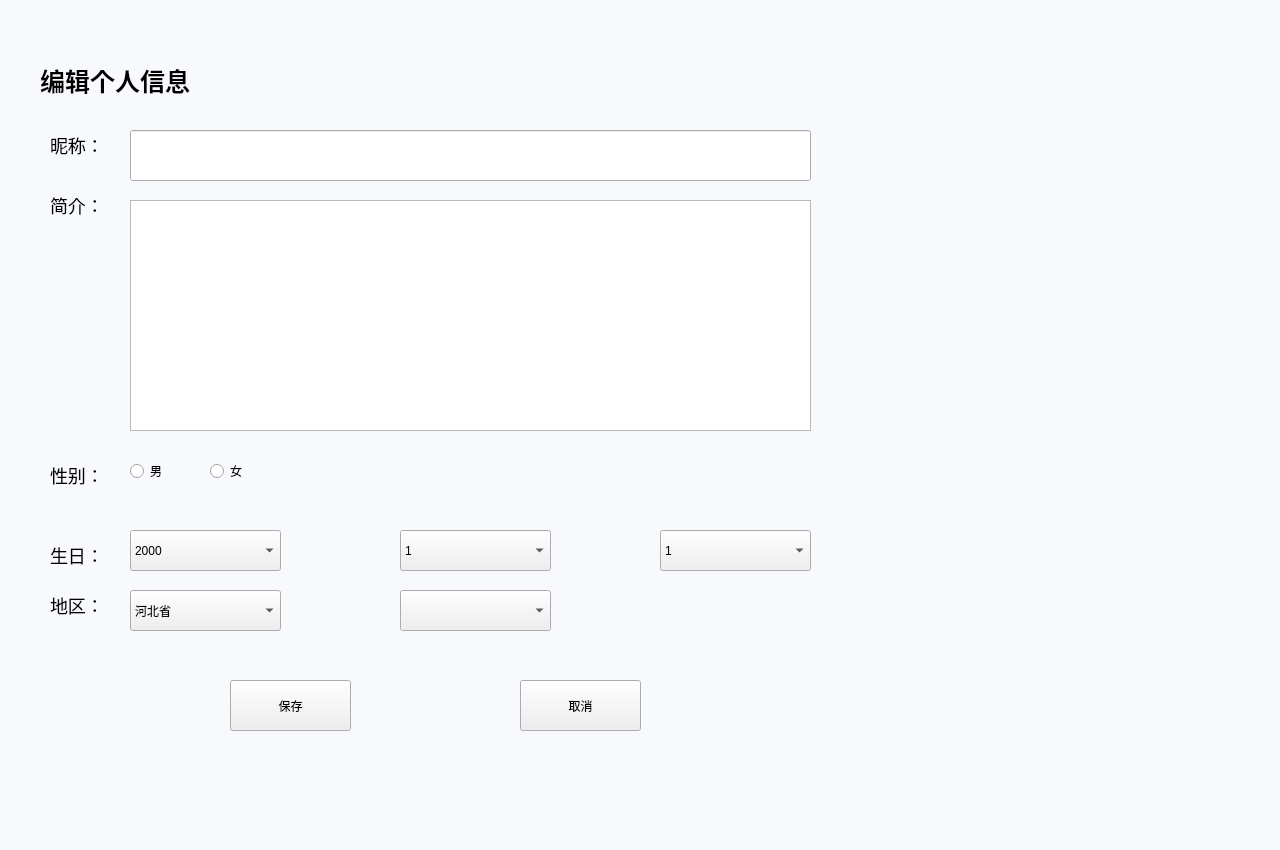
<?xml version="1.0" encoding="UTF-8"?>
<ui version="4.0">
 <class>PersonalInformation</class>
 <widget class="QWidget" name="PersonalInformation">
  <property name="geometry">
   <rect>
    <x>0</x>
    <y>0</y>
    <width>1280</width>
    <height>850</height>
   </rect>
  </property>
  <property name="windowTitle">
   <string>Form</string>
  </property>
  <property name="styleSheet">
   <string notr="true"/>
  </property>
  <widget class="QLabel" name="label">
   <property name="geometry">
    <rect>
     <x>40</x>
     <y>60</y>
     <width>171</width>
     <height>41</height>
    </rect>
   </property>
   <property name="font">
    <font>
     <pointsize>-1</pointsize>
     <bold>true</bold>
    </font>
   </property>
   <property name="styleSheet">
    <string notr="true">font-size: 25px;</string>
   </property>
   <property name="text">
    <string>编辑个人信息</string>
   </property>
  </widget>
  <widget class="QLabel" name="label_2">
   <property name="geometry">
    <rect>
     <x>50</x>
     <y>130</y>
     <width>51</width>
     <height>31</height>
    </rect>
   </property>
   <property name="styleSheet">
    <string notr="true">font-size: 18px;</string>
   </property>
   <property name="text">
    <string>昵称：</string>
   </property>
  </widget>
  <widget class="QLabel" name="label_3">
   <property name="geometry">
    <rect>
     <x>50</x>
     <y>190</y>
     <width>51</width>
     <height>31</height>
    </rect>
   </property>
   <property name="styleSheet">
    <string notr="true">font-size: 18px;</string>
   </property>
   <property name="text">
    <string>简介：</string>
   </property>
  </widget>
  <widget class="QLabel" name="label_4">
   <property name="geometry">
    <rect>
     <x>50</x>
     <y>460</y>
     <width>51</width>
     <height>31</height>
    </rect>
   </property>
   <property name="styleSheet">
    <string notr="true">font-size: 18px;</string>
   </property>
   <property name="text">
    <string>性别：</string>
   </property>
  </widget>
  <widget class="QLabel" name="label_5">
   <property name="geometry">
    <rect>
     <x>50</x>
     <y>540</y>
     <width>51</width>
     <height>31</height>
    </rect>
   </property>
   <property name="styleSheet">
    <string notr="true">font-size: 18px;</string>
   </property>
   <property name="text">
    <string>生日：</string>
   </property>
  </widget>
  <widget class="QLabel" name="label_6">
   <property name="geometry">
    <rect>
     <x>50</x>
     <y>590</y>
     <width>61</width>
     <height>31</height>
    </rect>
   </property>
   <property name="styleSheet">
    <string notr="true">font-size: 18px;</string>
   </property>
   <property name="text">
    <string>地区：</string>
   </property>
  </widget>
  <widget class="QLineEdit" name="nicknameLineEdit">
   <property name="geometry">
    <rect>
     <x>130</x>
     <y>130</y>
     <width>681</width>
     <height>51</height>
    </rect>
   </property>
  </widget>
  <widget class="QTextEdit" name="brief_introductionTextEdit">
   <property name="geometry">
    <rect>
     <x>130</x>
     <y>200</y>
     <width>681</width>
     <height>231</height>
    </rect>
   </property>
  </widget>
  <widget class="QRadioButton" name="maleRadioButton">
   <property name="geometry">
    <rect>
     <x>130</x>
     <y>460</y>
     <width>41</width>
     <height>22</height>
    </rect>
   </property>
   <property name="cursor">
    <cursorShape>PointingHandCursor</cursorShape>
   </property>
   <property name="text">
    <string>男</string>
   </property>
  </widget>
  <widget class="QRadioButton" name="femaleRadioButton">
   <property name="geometry">
    <rect>
     <x>210</x>
     <y>460</y>
     <width>41</width>
     <height>22</height>
    </rect>
   </property>
   <property name="cursor">
    <cursorShape>PointingHandCursor</cursorShape>
   </property>
   <property name="text">
    <string>女</string>
   </property>
  </widget>
  <widget class="QComboBox" name="yearComboBox">
   <property name="geometry">
    <rect>
     <x>130</x>
     <y>530</y>
     <width>151</width>
     <height>41</height>
    </rect>
   </property>
   <property name="cursor">
    <cursorShape>PointingHandCursor</cursorShape>
   </property>
   <item>
    <property name="text">
     <string>2000</string>
    </property>
   </item>
   <item>
    <property name="text">
     <string>2001</string>
    </property>
   </item>
   <item>
    <property name="text">
     <string>2002</string>
    </property>
   </item>
   <item>
    <property name="text">
     <string>2003</string>
    </property>
   </item>
   <item>
    <property name="text">
     <string>2004</string>
    </property>
   </item>
   <item>
    <property name="text">
     <string>2005</string>
    </property>
   </item>
   <item>
    <property name="text">
     <string>2006</string>
    </property>
   </item>
   <item>
    <property name="text">
     <string>2007</string>
    </property>
   </item>
   <item>
    <property name="text">
     <string>2008</string>
    </property>
   </item>
   <item>
    <property name="text">
     <string>2009</string>
    </property>
   </item>
   <item>
    <property name="text">
     <string>2010</string>
    </property>
   </item>
   <item>
    <property name="text">
     <string>2011</string>
    </property>
   </item>
   <item>
    <property name="text">
     <string>2012</string>
    </property>
   </item>
   <item>
    <property name="text">
     <string>2013</string>
    </property>
   </item>
   <item>
    <property name="text">
     <string>2014</string>
    </property>
   </item>
   <item>
    <property name="text">
     <string>2015</string>
    </property>
   </item>
   <item>
    <property name="text">
     <string>2016</string>
    </property>
   </item>
   <item>
    <property name="text">
     <string>2017</string>
    </property>
   </item>
   <item>
    <property name="text">
     <string>2018</string>
    </property>
   </item>
   <item>
    <property name="text">
     <string>2019</string>
    </property>
   </item>
   <item>
    <property name="text">
     <string>2020</string>
    </property>
   </item>
   <item>
    <property name="text">
     <string>2021</string>
    </property>
   </item>
   <item>
    <property name="text">
     <string>2022</string>
    </property>
   </item>
   <item>
    <property name="text">
     <string>2023</string>
    </property>
   </item>
   <item>
    <property name="text">
     <string>2024</string>
    </property>
   </item>
   <item>
    <property name="text">
     <string>2025</string>
    </property>
   </item>
  </widget>
  <widget class="QComboBox" name="monthComboBox">
   <property name="geometry">
    <rect>
     <x>400</x>
     <y>530</y>
     <width>151</width>
     <height>41</height>
    </rect>
   </property>
   <property name="cursor">
    <cursorShape>PointingHandCursor</cursorShape>
   </property>
   <item>
    <property name="text">
     <string>1</string>
    </property>
   </item>
   <item>
    <property name="text">
     <string>2</string>
    </property>
   </item>
   <item>
    <property name="text">
     <string>3</string>
    </property>
   </item>
   <item>
    <property name="text">
     <string>4</string>
    </property>
   </item>
   <item>
    <property name="text">
     <string>5</string>
    </property>
   </item>
   <item>
    <property name="text">
     <string>6</string>
    </property>
   </item>
   <item>
    <property name="text">
     <string>7</string>
    </property>
   </item>
   <item>
    <property name="text">
     <string>8</string>
    </property>
   </item>
   <item>
    <property name="text">
     <string>9</string>
    </property>
   </item>
   <item>
    <property name="text">
     <string>10</string>
    </property>
   </item>
   <item>
    <property name="text">
     <string>11</string>
    </property>
   </item>
   <item>
    <property name="text">
     <string>12</string>
    </property>
   </item>
  </widget>
  <widget class="QComboBox" name="dayComboBox">
   <property name="geometry">
    <rect>
     <x>660</x>
     <y>530</y>
     <width>151</width>
     <height>41</height>
    </rect>
   </property>
   <property name="cursor">
    <cursorShape>PointingHandCursor</cursorShape>
   </property>
   <item>
    <property name="text">
     <string>1</string>
    </property>
   </item>
   <item>
    <property name="text">
     <string>2</string>
    </property>
   </item>
   <item>
    <property name="text">
     <string>3</string>
    </property>
   </item>
   <item>
    <property name="text">
     <string>4</string>
    </property>
   </item>
   <item>
    <property name="text">
     <string>5</string>
    </property>
   </item>
   <item>
    <property name="text">
     <string>6</string>
    </property>
   </item>
   <item>
    <property name="text">
     <string>7</string>
    </property>
   </item>
   <item>
    <property name="text">
     <string>8</string>
    </property>
   </item>
   <item>
    <property name="text">
     <string>9</string>
    </property>
   </item>
   <item>
    <property name="text">
     <string>10</string>
    </property>
   </item>
   <item>
    <property name="text">
     <string>11</string>
    </property>
   </item>
   <item>
    <property name="text">
     <string>12</string>
    </property>
   </item>
   <item>
    <property name="text">
     <string>13</string>
    </property>
   </item>
   <item>
    <property name="text">
     <string>14</string>
    </property>
   </item>
   <item>
    <property name="text">
     <string>15</string>
    </property>
   </item>
   <item>
    <property name="text">
     <string>16</string>
    </property>
   </item>
   <item>
    <property name="text">
     <string>17</string>
    </property>
   </item>
   <item>
    <property name="text">
     <string>18</string>
    </property>
   </item>
   <item>
    <property name="text">
     <string>19</string>
    </property>
   </item>
   <item>
    <property name="text">
     <string>20</string>
    </property>
   </item>
   <item>
    <property name="text">
     <string>21</string>
    </property>
   </item>
   <item>
    <property name="text">
     <string>22</string>
    </property>
   </item>
   <item>
    <property name="text">
     <string>23</string>
    </property>
   </item>
   <item>
    <property name="text">
     <string>24</string>
    </property>
   </item>
   <item>
    <property name="text">
     <string>25</string>
    </property>
   </item>
   <item>
    <property name="text">
     <string>26</string>
    </property>
   </item>
   <item>
    <property name="text">
     <string>27</string>
    </property>
   </item>
   <item>
    <property name="text">
     <string>28</string>
    </property>
   </item>
   <item>
    <property name="text">
     <string>29</string>
    </property>
   </item>
   <item>
    <property name="text">
     <string>30</string>
    </property>
   </item>
   <item>
    <property name="text">
     <string>31</string>
    </property>
   </item>
  </widget>
  <widget class="QComboBox" name="cityComboBox">
   <property name="geometry">
    <rect>
     <x>400</x>
     <y>590</y>
     <width>151</width>
     <height>41</height>
    </rect>
   </property>
   <property name="cursor">
    <cursorShape>PointingHandCursor</cursorShape>
   </property>
  </widget>
  <widget class="QComboBox" name="provinceComboBox">
   <property name="geometry">
    <rect>
     <x>130</x>
     <y>590</y>
     <width>151</width>
     <height>41</height>
    </rect>
   </property>
   <property name="cursor">
    <cursorShape>PointingHandCursor</cursorShape>
   </property>
   <item>
    <property name="text">
     <string>河北省</string>
    </property>
   </item>
   <item>
    <property name="text">
     <string>山西省</string>
    </property>
   </item>
   <item>
    <property name="text">
     <string>辽宁省</string>
    </property>
   </item>
   <item>
    <property name="text">
     <string>吉林省</string>
    </property>
   </item>
   <item>
    <property name="text">
     <string>黑龙江省</string>
    </property>
   </item>
   <item>
    <property name="text">
     <string>江苏省</string>
    </property>
   </item>
   <item>
    <property name="text">
     <string>浙江省</string>
    </property>
   </item>
   <item>
    <property name="text">
     <string>安徽省</string>
    </property>
   </item>
   <item>
    <property name="text">
     <string>福建省</string>
    </property>
   </item>
   <item>
    <property name="text">
     <string>江西省</string>
    </property>
   </item>
   <item>
    <property name="text">
     <string>山东省</string>
    </property>
   </item>
   <item>
    <property name="text">
     <string>河南省</string>
    </property>
   </item>
   <item>
    <property name="text">
     <string>湖北省</string>
    </property>
   </item>
   <item>
    <property name="text">
     <string>湖南省</string>
    </property>
   </item>
   <item>
    <property name="text">
     <string>广东省</string>
    </property>
   </item>
   <item>
    <property name="text">
     <string>海南省</string>
    </property>
   </item>
   <item>
    <property name="text">
     <string>四川省</string>
    </property>
   </item>
   <item>
    <property name="text">
     <string>贵州省</string>
    </property>
   </item>
   <item>
    <property name="text">
     <string>云南省</string>
    </property>
   </item>
   <item>
    <property name="text">
     <string>陕西省</string>
    </property>
   </item>
   <item>
    <property name="text">
     <string>甘肃省</string>
    </property>
   </item>
   <item>
    <property name="text">
     <string>青海省</string>
    </property>
   </item>
   <item>
    <property name="text">
     <string>台湾省</string>
    </property>
   </item>
   <item>
    <property name="text">
     <string>内蒙古自治区</string>
    </property>
   </item>
   <item>
    <property name="text">
     <string>广西壮族自治区</string>
    </property>
   </item>
   <item>
    <property name="text">
     <string>西藏自治区</string>
    </property>
   </item>
   <item>
    <property name="text">
     <string>宁夏回族自治区</string>
    </property>
   </item>
   <item>
    <property name="text">
     <string>新疆维吾尔自治区</string>
    </property>
   </item>
   <item>
    <property name="text">
     <string>北京市</string>
    </property>
   </item>
   <item>
    <property name="text">
     <string>天津市</string>
    </property>
   </item>
   <item>
    <property name="text">
     <string>上海市</string>
    </property>
   </item>
   <item>
    <property name="text">
     <string>重庆市</string>
    </property>
   </item>
   <item>
    <property name="text">
     <string>香港特别行政区</string>
    </property>
   </item>
   <item>
    <property name="text">
     <string>澳门特别行政区</string>
    </property>
   </item>
  </widget>
  <widget class="QPushButton" name="saveButton">
   <property name="geometry">
    <rect>
     <x>230</x>
     <y>680</y>
     <width>121</width>
     <height>51</height>
    </rect>
   </property>
   <property name="cursor">
    <cursorShape>PointingHandCursor</cursorShape>
   </property>
   <property name="text">
    <string>保存</string>
   </property>
  </widget>
  <widget class="QPushButton" name="cancelButton">
   <property name="geometry">
    <rect>
     <x>520</x>
     <y>680</y>
     <width>121</width>
     <height>51</height>
    </rect>
   </property>
   <property name="cursor">
    <cursorShape>PointingHandCursor</cursorShape>
   </property>
   <property name="text">
    <string>取消</string>
   </property>
  </widget>
  <widget class="QWidget" name="widget" native="true">
   <property name="geometry">
    <rect>
     <x>0</x>
     <y>0</y>
     <width>1280</width>
     <height>850</height>
    </rect>
   </property>
   <property name="styleSheet">
    <string notr="true">background-color: rgb(247, 249, 252);</string>
   </property>
  </widget>
  <zorder>widget</zorder>
  <zorder>label_2</zorder>
  <zorder>nicknameLineEdit</zorder>
  <zorder>yearComboBox</zorder>
  <zorder>brief_introductionTextEdit</zorder>
  <zorder>maleRadioButton</zorder>
  <zorder>label_6</zorder>
  <zorder>label_4</zorder>
  <zorder>label_3</zorder>
  <zorder>label_5</zorder>
  <zorder>saveButton</zorder>
  <zorder>femaleRadioButton</zorder>
  <zorder>monthComboBox</zorder>
  <zorder>label</zorder>
  <zorder>cityComboBox</zorder>
  <zorder>cancelButton</zorder>
  <zorder>provinceComboBox</zorder>
  <zorder>dayComboBox</zorder>
 </widget>
 <resources/>
 <connections/>
</ui>
